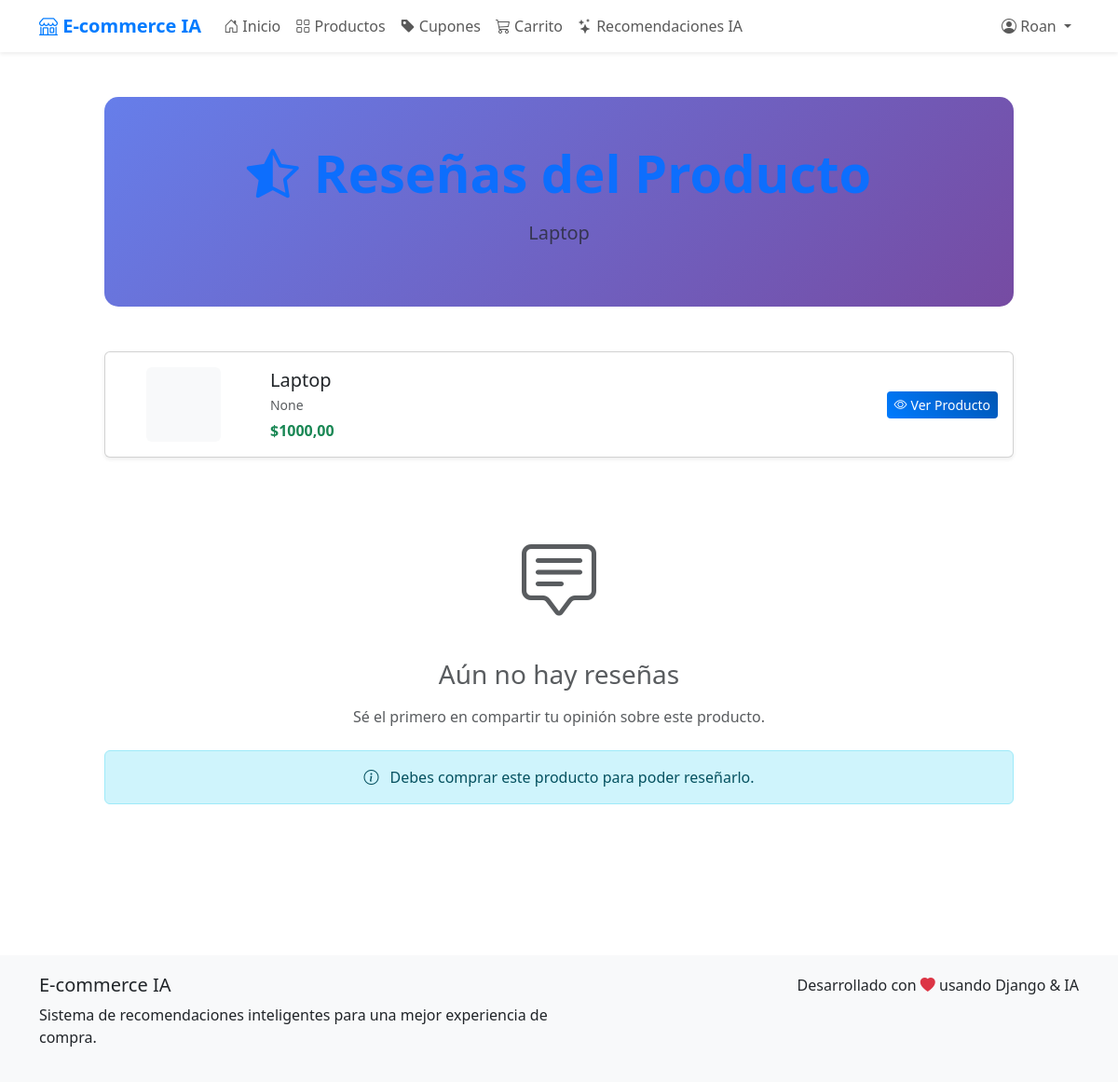
Page /producto/1/resenas/ (signed in) on the committed database.
### tienda/models.py (models this page shows, shortened)
class Producto(models.Model):
    nombre = models.CharField(max_length=100)
    precio = models.DecimalField(max_digits=10, decimal_places=2)
    categoria = models.CharField(max_length=50)
    descripcion = models.TextField(blank=True, null=True)
    imagen_url = models.URLField(blank=True, null=True)
    stock = models.IntegerField(default=10)
    @property
    def promedio_calificacion(self):
        resenas = self.resena_set.all()
        if resenas.exists():
            return round(sum(resena.calificacion for resena in resenas) / resenas.count(), 1)
        return 0

### tienda/views.py (the view)
# urls.py: path('producto/<int:producto_id>/resenas/', views.ver_resenas, name='ver_resenas'),
@login_required
def ver_resenas(request, producto_id):
    producto = get_object_or_404(Producto, id=producto_id)
    resenas = Resena.objects.filter(producto=producto).select_related('usuario').order_by('-fecha_creacion')
    return render(request, 'tienda/ver_resenas.html', {
        'producto': producto,
        'resenas': resenas
    })

### tienda/context_processors.py (called while the page is built)
def carrito_context(request):
    if request.user.is_authenticated:
        try:
            carrito = Carrito.objects.get(usuario=request.user)
            return {
                'carrito_total_productos': carrito.total_productos,
                'carrito_total_precio': carrito.total_precio,
            }
        except Carrito.DoesNotExist:
            return {
                'carrito_total_productos': 0,
                'carrito_total_precio': 0,
            }
    return {
        'carrito_total_productos': 0,
        'carrito_total_precio': 0,
    }

### tienda/models.py (called while the page is built)
    @property
    def total_productos(self):
        return sum(item.cantidad for item in self.carritoproducto_set.all())

    @property
    def total_precio(self):
        return sum(item.subtotal for item in self.carritoproducto_set.all())

### tienda/templates/tienda/ver_resenas.html (shortened to what this page needs)
{% extends 'tienda/base.html' %}
{% load static %}
{% load i18n %}
{% block content %}
<div class="container-fluid py-5">
    <div class="row justify-content-center">
        <div class="col-12 col-lg-10">
            <div class="hero-section text-center mb-5">
                <h1 class="display-4 fw-bold text-primary mb-3">
                    <i class="bi bi-star-half me-3"></i>{% trans "Reseñas del Producto" %}
                </h1>
                <p class="lead text-muted">{{ producto.nombre }}</p>
            </div>
            <div class="card shadow-sm mb-4">
                <div class="card-body">
                    <div class="row align-items-center">
                        <div class="col-md-2 text-center">
                            {% if producto.imagen_url %}
                                <img src="{{ producto.imagen_url }}" alt="{{ producto.nombre }}"
                                     class="img-fluid rounded" style="max-height: 80px;">
                            {% else %}
                                <div class="bg-light rounded d-flex align-items-center justify-content-center mx-auto"
                                     style="width: 80px; height: 80px;">
                                </div>
                            {% endif %}
                        </div>
                        <div class="col-md-8">
                            <h5 class="card-title mb-1">{{ producto.nombre }}</h5>
                            <p class="card-text text-muted small mb-2">{{ producto.descripcion|truncatechars:100 }}</p>
                            <div class="d-flex align-items-center gap-3">
                                <span class="h6 text-success fw-bold mb-0">${{ producto.precio }}</span>
                            </div>
                        </div>
                        <div class="col-md-2 text-end">
                            <a href="{% url 'comprar' producto.id %}" class="btn btn-primary btn-sm">
                                <i class="bi bi-eye me-1"></i>{% trans "Ver Producto" %}
                            </a>
                        </div>
                    </div>
                </div>
            </div>
            {% if resenas %}
                <div class="row">
                    <div class="col-12">
                        <div class="card shadow-sm">
                            <div class="card-header bg-light d-flex justify-content-between align-items-center">
                                <h5 class="mb-0">
                                    <i class="bi bi-chat-square-text me-2"></i>
                                    {% trans "Reseñas" %} ({{ resenas|length }})
                                </h5>
                                {% if user.is_authenticated and producto.puede_reseñar %}
                                    <a href="{% url 'agregar_resena' producto.id %}" class="btn btn-primary btn-sm">
                                        <i class="bi bi-pencil-square me-1"></i>{% trans "Escribir Reseña" %}
                                    </a>
                                {% endif %}
                            </div>
                            <div class="card-body p-0">
                                {% for resena in resenas %}
                                    <div class="review-item border-bottom p-4 {% if not forloop.last %}border-bottom{% endif %}">
                                        <div class="d-flex">
                                            <div class="flex-shrink-0 me-3">
                                                <div class="bg-primary text-white rounded-circle d-flex align-items-center justify-content-center"
                                                     style="width: 50px; height: 50px; font-size: 1.2rem; font-weight: bold;">
                                                    {{ resena.usuario.username|first|upper }}
                                                </div>
                                            </div>
                                            <div class="flex-grow-1">
                                                <div class="d-flex justify-content-between align-items-start mb-2">
                                                    <div>
                                                        <h6 class="mb-1 fw-bold">{{ resena.usuario.username }}</h6>
                                                        <div class="rating-display mb-2">
                                                            {% for i in "12345"|make_list %}
                                                                <i class="bi bi-star{% if forloop.counter <= resena.calificacion %}-fill{% endif %} text-warning"></i>
                                                            {% endfor %}
                                                            <span class="ms-2 small text-muted">{{ resena.calificacion }} {% trans "de 5 estrellas" %}</span>
                                                        </div>
                                                    </div>
                                                    <small class="text-muted">
                                                        <i class="bi bi-calendar me-1"></i>
                                                        {{ resena.fecha_creacion|date:"d/m/Y" }}
                                                    </small>
                                                </div>
                                                {% if resena.comentario %}
                                                    <p class="mb-0 text-dark">{{ resena.comentario }}</p>
                                                {% else %}
                                                    <p class="mb-0 text-muted fst-italic">{% trans "Sin comentario adicional." %}</p>
                                                {% endif %}
                                                {% if user.is_authenticated and user == resena.usuario %}
                                                    <div class="mt-2">
                                                        <a href="{% url 'agregar_resena' producto.id %}" class="btn btn-outline-primary btn-sm">
                                                            <i class="bi bi-pencil me-1"></i>{% trans "Editar" %}
                                                        </a>
                                                    </div>
                                                {% endif %}
                                            </div>
                                        </div>
                                    </div>
                                {% endfor %}
                            </div>
                        </div>
                    </div>
                </div>
            {% else %}
                <div class="text-center py-5">
                    <div class="mb-4">
                        <i class="bi bi-chat-square-text text-muted" style="font-size: 5rem;"></i>
                    </div>
                    <h3 class="text-muted mb-3">{% trans "Aún no hay reseñas" %}</h3>
                    <p class="text-muted mb-4">
                        {% trans "Sé el primero en compartir tu opinión sobre este producto." %}
                    </p>
                    {% if user.is_authenticated and producto.puede_reseñar %}
                        <a href="{% url 'agregar_resena' producto.id %}" class="btn btn-primary btn-lg">
                            <i class="bi bi-pencil-square me-2"></i>{% trans "Escribir la primera reseña" %}
                        </a>
                    {% elif user.is_authenticated %}
                        <div class="alert alert-info">
                            <i class="bi bi-info-circle me-2"></i>
                            {% trans "Debes comprar este producto para poder reseñarlo." %}
                        </div>
                    {% else %}
                        <a href="{% url 'login' %}" class="btn btn-primary btn-lg">
                            <i class="bi bi-box-arrow-in-right me-2"></i>{% trans "Iniciar Sesión para reseñar" %}
                        </a>
                    {% endif %}
                </div>
            {% endif %}
        </div>
    </div>
</div>
{% endblock %}

### tienda/templates/tienda/base.html (shortened to what this page needs)
{% load i18n %}
<!DOCTYPE html>
<html lang="es">
<head>
    <link href="https://cdn.jsdelivr.net/npm/bootstrap@5.3.0/dist/css/bootstrap.min.css" rel="stylesheet">
    <link rel="stylesheet" href="https://cdn.jsdelivr.net/npm/bootstrap-icons@1.10.0/font/bootstrap-icons.css">
</head>
<body>
    <nav class="navbar navbar-expand-lg navbar-light bg-white shadow-sm">
        <div class="container">
            <a class="navbar-brand" href="{% url 'home' %}">
                <i class="bi bi-shop"></i> E-commerce IA
            </a>
            <div class="collapse navbar-collapse" id="navbarNav">
                <ul class="navbar-nav me-auto">
                    <li class="nav-item">
                        <a class="nav-link" href="{% url 'home' %}">
                            <i class="bi bi-house-door"></i> {% trans "Inicio" %}
                        </a>
                    </li>
                    {% if user.is_authenticated %}
                        <li class="nav-item">
                            <a class="nav-link" href="{% url 'productos' %}">
                                <i class="bi bi-grid"></i> {% trans "Productos" %}
                            </a>
                        </li>
                        <li class="nav-item">
                            <a class="nav-link" href="{% url 'cupones_disponibles' %}">
                                <i class="bi bi-tag-fill"></i> {% trans "Cupones" %}
                            </a>
                        </li>
                        <li class="nav-item">
                            <a class="nav-link" href="{% url 'ver_carrito' %}">
                                <i class="bi bi-cart3"></i> {% trans "Carrito" %}
                            </a>
                        </li>
                        <li class="nav-item">
                            <a class="nav-link" href="{% url 'recomendaciones' %}">
                                <i class="bi bi-stars"></i> {% trans "Recomendaciones IA" %}
                            </a>
                        </li>
                    {% endif %}
                </ul>
                <ul class="navbar-nav">
                    {% if user.is_authenticated %}
                        <li class="nav-item dropdown">
                            <a class="nav-link dropdown-toggle" href="#" id="userDropdown" role="button" data-bs-toggle="dropdown">
                                <i class="bi bi-person-circle"></i> {{ user.username }}
                            </a>
                        </li>
                    {% endif %}
                </ul>
            </div>
        </div>
    </nav>
    <main>
        {% block content %}{% endblock %}
    </main>
    <footer class="footer">
        <div class="container">
            <div class="row">
                <div class="col-md-6">
                    <h5>E-commerce IA</h5>
                    <p>{% trans "Sistema de recomendaciones inteligentes para una mejor experiencia de compra." %}</p>
                </div>
                <div class="col-md-6 text-md-end">
                    <p class="mb-0">{% trans "Desarrollado con" %} <i class="bi bi-heart-fill text-danger"></i> {% trans "usando Django & IA" %}</p>
                </div>
            </div>
        </div>
    </footer>
</body>
</html>

### tienda/templates/tienda/base.html (style rules this page uses)
.navbar-brand { font-weight: bold; color: #007bff !important; }
.hero-section { background: linear-gradient(135deg, #667eea 0%, #764ba2 100%); color: white; padding: 60px 0; margin-bottom: 40px; }
.btn-primary { background: linear-gradient(45deg, #007bff, #0056b3); border: none; }
.footer { background-color: #f8f9fa; padding: 20px 0; margin-top: 50px; }

### tienda/templates/tienda/ver_resenas.html (style rules this page uses)
.hero-section { background: linear-gradient(135deg, #667eea 0%, #764ba2 100%); color: white; padding: 3rem 2rem; border-radius: 15px; margin-bottom: 2rem; }
.card { transition: transform 0.2s ease-in-out, box-shadow 0.2s ease-in-out; }

### rows in the picture
Producto: nombre "Laptop", descripcion "None", precio "1000,00"

### other values in the picture
{{ user.username }} "Roan"
